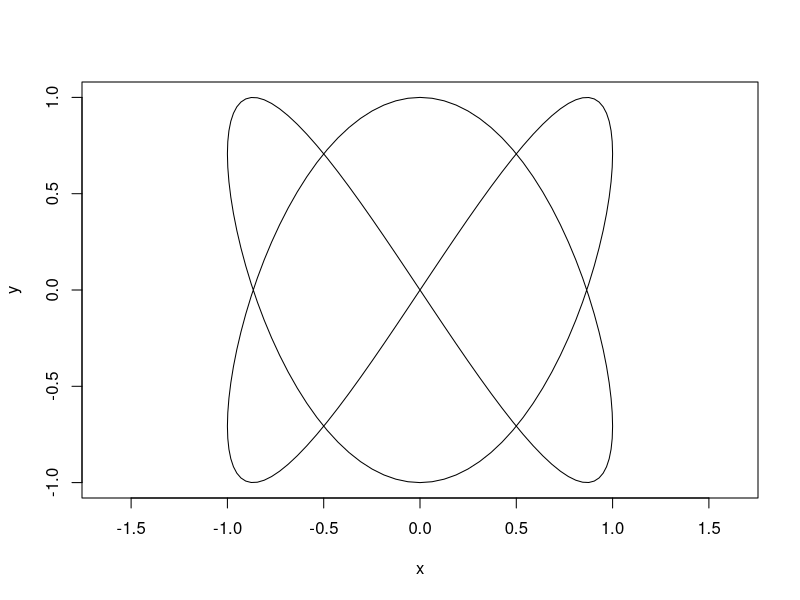
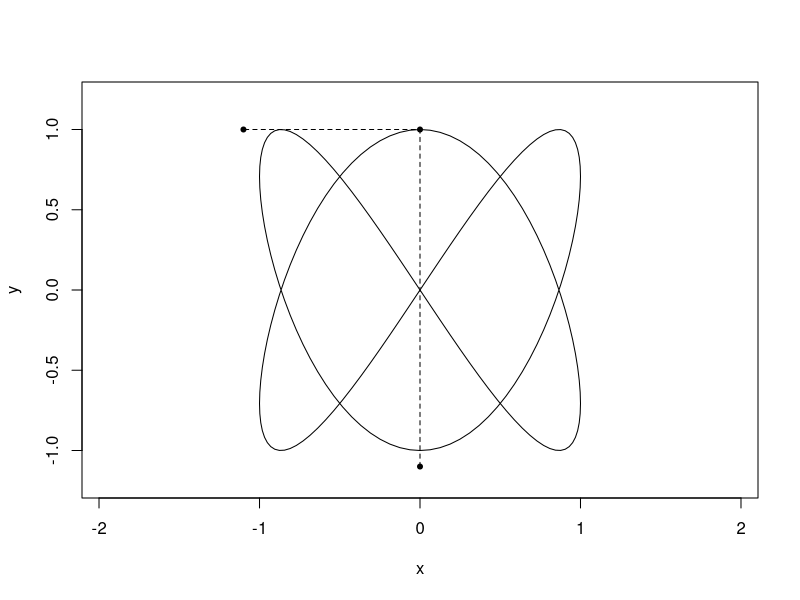
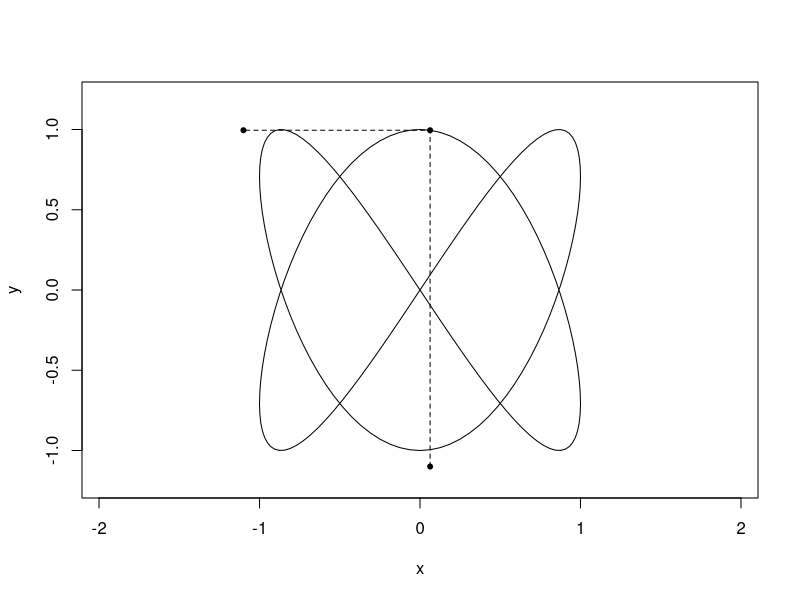
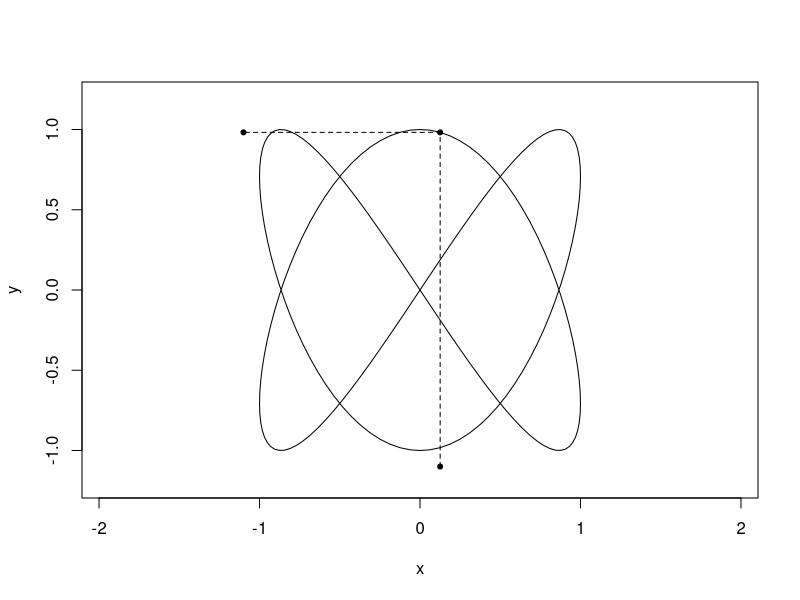
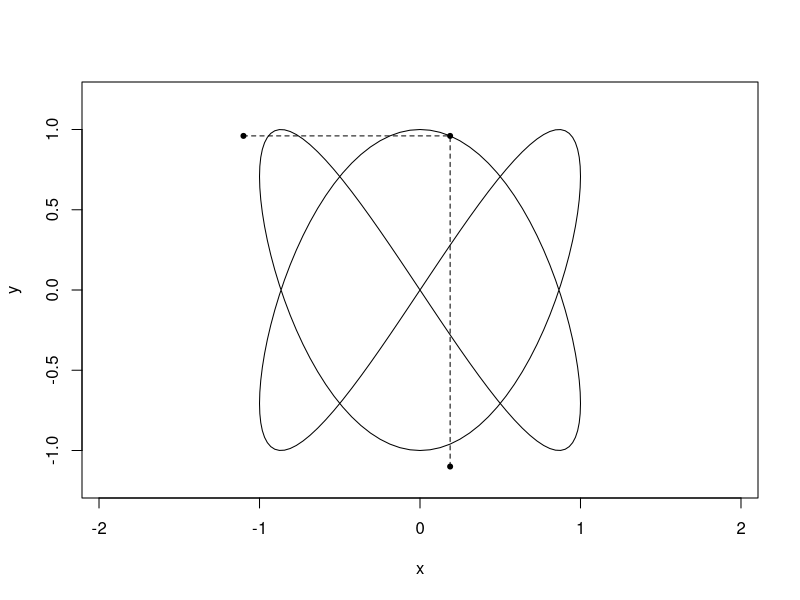
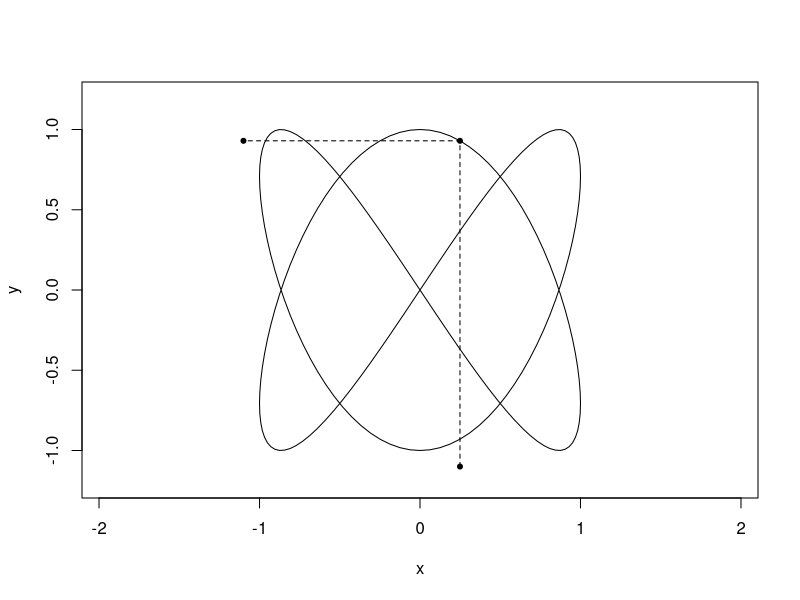
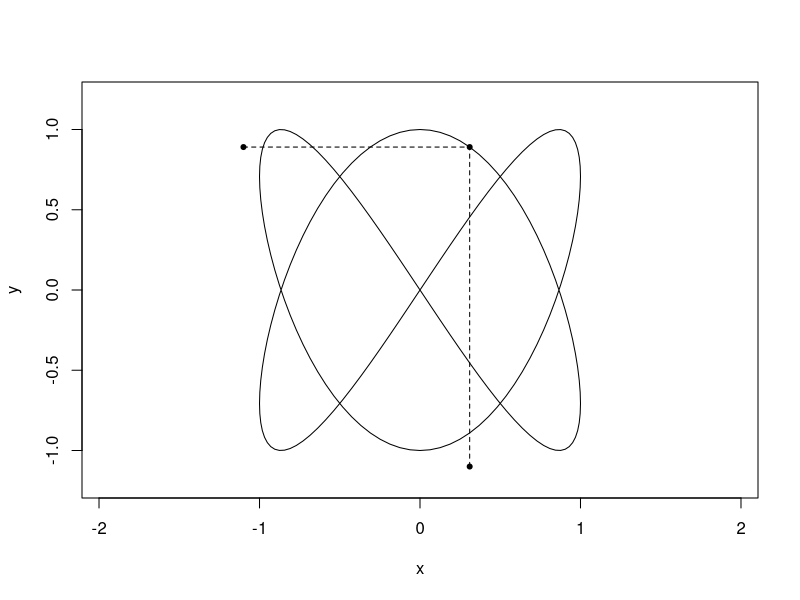
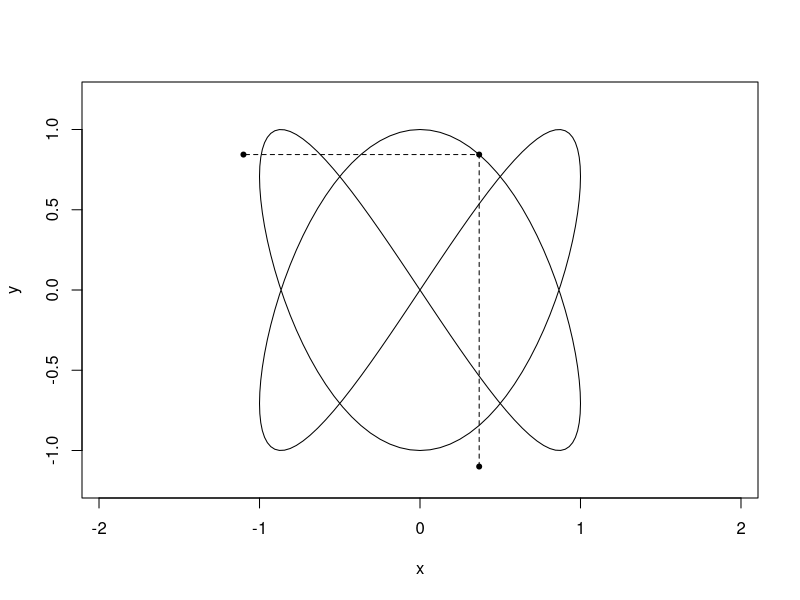

Source code (R) for these figures, in order:
## ---- chunk 1
t = seq(0,10,0.01)

x = sin(2*pi*t)
y = cos(3*pi*t)

limits = c(-1,1)
plot(x,y,type="l",asp=1,xlim=limits,ylim=limits)

## ---- chunk 2
t = seq(0,10,0.01)

x = sin(2*pi*t)
y = cos(3*pi*t)

limits = c(-1,1)
for(i in seq(0,6,l=600)){
  plot(x,y,type="l",asp=1,xlim=1.2*limits,ylim=1.2*limits)
  lines(x=c(sin(2*i*pi),sin(2*i*pi),-1.1),
        y=c(-1.1,cos(3*pi*i),cos(3*pi*i)),pch=20,type="o",lty="dashed")
  
}


## ---- chunk 3
for(i in 1:4) for(j in 2:5){
  plot(x = sin(i*pi*t),
       y=cos(j*pi*t),
       type="l",asp=1,xlim=limits,ylim=limits,
       main=sprintf("i=%d; j=%d",i,j))
}

## ---- chunk 4
plot(NA, xlim=limits,ylim=limits,asp=1)
for(i in 1:4) for(j in 2:5){
  points(x = sin(i*pi*t),y=cos(j*pi*t),type="l")
}

## ---- chunk 5

par(mar=c(1,1,1,1))
plot(NA, xlim=limits,ylim=limits,asp=1,axes=F,ann=F)
for(i in 1:4) for(j in 2:5){
  points(x = sin(i*pi*t),y=cos(j*pi*t),type="l",
         lwd=10/(i+j),
         col=hsv(h=.5+j/10,
         s=1,v=1,
         alpha=1/(i+j-2)))
}

## ---- chunk 6
t = seq(0,10,0.001)
par(mar=c(1,1,1,1))
limits=c(-1,1)
plot(NA, xlim=limits,ylim=limits,asp=1,axes=F,ann=F)
for(i in 5) for(a in (-4:4)){
  points(x = sin(i*pi*t),
         y = cos(2*2^a*pi*t),type="l",
         lwd=2,
         col=hsv(h=.6,
                 s=.5,v=.5,
                 alpha=1/(abs(a)+1)))
}
## ---- chunk 7
t = seq(0,10,0.001)
par(mar=c(1,1,1,1))
limits=c(-1,1)
plot(NA, xlim=limits,ylim=limits,asp=1,axes=F,ann=F)
for(i in 5) for(a in (-4:4)){
  points(y = sin(i*pi*t)^3,
         x = cos(2*2^a*pi*t)^3,type="l",
         lwd=2,
         col=hsv(h=.6,
                 s=.5,v=.5,
                 alpha=1/(abs(a)+1)))
}

## ---- chunk 8
t = seq(0,50,l=1e4)
par(mar=c(1,1,1,1))
limits=c(-1,1)
plot(NA, xlim=limits,ylim=limits,asp=1,axes=F,ann=F)
for(i in 5) for(a in (-4:4)){
  points(y = sin(i*pi*t)^3,
         x = cos(2*2^a*pi*t)^3,type="p",
         cex=.5*runif(1000),
         pch=20,
         col=hsv(h=.6,
                 s=runif(1000),v=runif(1000),
                 alpha=runif(1000)/(abs(a)+1)))
}

## ---- chunk 9
set.seed(10072022)
N=3e4
t = seq(0,300,l=N)
par(mar=2*c(1,1,1,1),bg="#fafafa")
limits = c(-1,1)

plot(NA, xlim=limits,ylim=limits,ax=F,an=F)
for(j in 2*3^(seq(-4,4,1))){
  points(y = sin(5*pi*t)^3,
         x = cos(j*pi*t)^3,
         type="p",
         pch=20,
         cex=rnorm(N)^1.0*.4*cos(t*pi/4+pi/3)+.05*(j==6)+.1*(j==2), # Random size
         col=hsv(h=rnorm(N,.7,.1)%%1, # Random hue
                 s=runif(N,0,1),      # Random saturation
                 v=runif(N,0,1),      # Random value
                 alpha=runif(N)))}    # Random alpha
